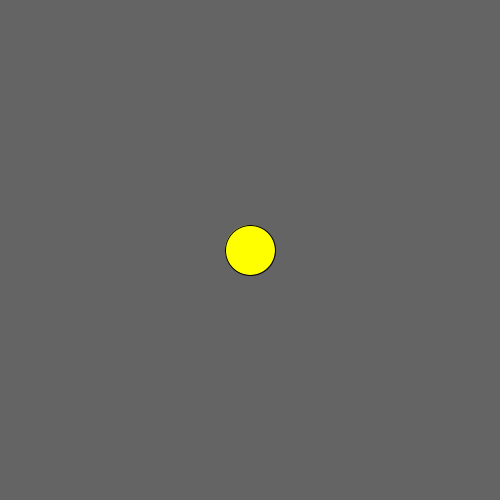
Frame 1 (no input)
Frame 60 (the mouse pressed at the canvas centre just before this capture): identical to frame 1, image omitted
Frame 120 (the mouse held since frame 60 and released just before this capture): identical to frame 1, image omitted

The Processing sketch that drew this single still picture (run headless with seeded random() and noise(); from frame 60 on, the mouse is pressed at the canvas centre):

// Processing sketch: slippery_dot
// ── slippery_dot.pde
// create three integer variables to  
    //    represent the x, y, and the size of the ellipse
    
    
    void setup() {
      //set the size of your sketch
    size(500,500);
    }
    
    void draw() {
     int x = 250;
     int y = 250;
     int x1 = 50;
     int y1  =50;
      background(100,100,100);
   
   
      fill(#ffff00);
      ellipse(x,y,x1,y1);
      //draw an ellipse. Make sure it fits in the window.
      //use the variables created in step 4 in place of the numbers
      //   in your ellipse
      
      
      
      
    
    }
    
    void mousePressed() {
      //6a. create an integer variable called distance
      //6b. use the getDistance method to initialize your varible
      //    use the mouse's x and y and the x and y of your ellipse 
     
      //print the distance variable
    int Distance =  getDistance (249,249,49,49);
    
   
     
     
      //8a. make an if statement to check if the distance variable
      //   is within the size of the ellipse
      
        //8b.  set the x and y of the ellipse to a random location on the window
       
      
    }
    
    int getDistance(int x1, int y1, int x2, int y2) {
      return (int)Math.sqrt(Math.pow((x1-x2),2) + Math.pow((y1-y2),2));
    }
    
    
    
    
    
    
    
    
    
    
    
    
    
    
    
    
    
    
    
    
    
    
    
    
    
    
    
    
    
    
    
    
    
    
    
    
    
    
    
    
    
    
    
    
    
    
    
    
    
    
    
    
    
    
    
    
    
    
    
    
    
    
    
    
    
    
    
    
    
    
    
    
    
    
    
    
    
    
    
    
    
    
    
    
    
    
    
    
    
    
    
    
    
    
    
    
    
    
    
    
    
    
    
    
    
    
    
    
    
    
    
    
    
    
    
    
    
    
    
    
    
    
    
    
    
    
    
    
    
    
    
    
    
    
    
    
    
    
    
    
    
    
    
    
    
    
    
    
    
    
    
    
    
    
    
    
    
    
    
    
    
    
    
    
    
    
    
    
    
    
    
    
    
    
    
    
    
    
    
    
    
    
    
    
    
    
    
    
    
    
    
    
    
    
    
    
    
    
    
    
    
    
    
    
    
    
    
    
    
    
    
    
    
    
    
    
    
    
    
    
    
    
    
    
    
    
    
    
    
    
    
    
    
    
    
    
    
    
    
    
    
    
    
    
    
    
    
    
    
    
    
    
    
    
    
    
    
    
    
    
    
    
    
    
    
    
    
    
    
    
    
    
    
    
    
    
    
    
    
    
    
    
    
    
    
    
    
    
    
    
    
    
    
    
    
    
    
    
    
    
    
    
    
    
    
    
    
    
    
    
    
    
    
    
    
    
    
    
    
    
    
    
    
    
    
    
    
    
    
    
    
    
    
    
    
    
    
    
    
    
    
    
    
    
    
    
    
    
    
    
    
    
    
    
    
    
    
    
    
    
    
    
    
    
    
    
    
    
    
    
    
    
    
    
    
    
    
    
    
    
    
    
    
    
    
    
    
    
    
    
    
    
    
    
    
    
    
    
    
    
    
    
    
    
    
    
    
    
    
    
    
    
    
    
    
    
    
    
    
    
    
    
    
    
    
    
    
    
    
    
    
    
    
    
    
    
    
    
    
    
    
    
    
    
    
    
    
    
    
    
    
    
    
    
    
    
    
    
    
    
    
    
    
    
    
    
    
    
    
    
    
    
    
    
    
    
    
    
    
    
    
    
    
    
    
    
    
    
    
    
    
    
    
    
    
    
    
    
    
    
    
    
    
    
    
    
    
    
    
    
    
    
    
    
    
    
    
    
    
    
    
    
    
    
    
    
    
    
    
    
    
    
    
    
    
    
    
    
    
    
    
    
    
    
    
    
    
    
    
    
    
    
    
    
    
    
    
    
    
    
    
    
    
    
    
    
    
    
    
    
    
    
    
    
    
    
    
    
    
    
    
    
    
    
    
    
    
    
    
    
    
    
    
    
    
    
    
    
    
    
    
    
    
    
    
    
    
    
    
    
    
    
    
    
    
    
    
    
    
    
    
    
    
    
    
    
    
    
    
    
    
    
    
    
    
    
    
    
    
    
    
    
    
    
    
    
    
    
    
    
    
    
    
    
    
    
    
    
    
    
    
    
    
    
    
    
    
    
    
    
    
    
    
    
    
    
    
    
    
    
    
    
    
    
    
    
    
    
    
    
    
    
    
    
    
    
    
    
    
    
    
    
    
    
    
    
    
    
    
    
    
    
    
    
    
    
    
    
    
    
    
    
    
    
    
    
    
    
    
    
    
    
    
    
    
    
    
    
    
    
    
    
    
    
    
    
    
    
    
    
    
    
    
    
    
    
    
    
    
    
    
    
    
    
    
    
    
    
    
    
    
    
    
    
    
    
    
    
    
    
    
    
    
    
    
    
    
    
    
    
    
    
    
    
    
    
    
    
    
    
    
    
    
    
    
    
    
    
    
    
    
    
    
    
    
    
    
    
    
    
    
    
    
    
    
    
    
    
    
    
    
    
    
    
    
    
    
    
    
    
    
    
    
    
    
    
    
    
    
    
    
    
    
    
    
    
    
    
    
    
    
    
    
    
    
    
    
    
    
    
    
    
    
    
    
    
    
    
    
    
    
    
    
    
    
    
    
    
    
    
    
    
    
    
    
    
    
    
    
    
    
    
    
    
    
    
    
    
    
    
    
    
    
    
    
    
    
    
    
    
    
    
    
    
    
    
    
    
    
    
    
    
    
    
    
    
    
    
    
    
    
    
    
    
    
    
    
    
    
    
    
    
    
    
    
    
    
    
    
    
    
    
    
    
    
    
    
    
    
    
    
    
    
    
    
    
    
    
    
    
    
    
    
    
    
    
    
    
    
    
    
    
    
    
    
    
    
    
    
    
    
    
    
    
    
    
    
    
    
    
    
    
    
    
    
    
    
    
    
    
    
    
    
    
    
    
    
    
    
    
    
    
    
    
    
    
    
    
    
    
    
    
    
    
    
    
    
    
    
    
    
    
    
    
    
    
    
    
    
    
    
    
    
    
     
     
     
     
     
     
     
     
     
     
     
     
     
     
     
     
     
     
     
     
     
     
     
     
     
     
     
     
     
     
     
     
     
     
     
     
     
     
     
     
     
     
     
     
     
     
     
     
     
     
     
     
     
     
     
     
     
     
     
     
     
     
     
     
     
     
     
     
     
     
     
     
     
     
     
     
     
     
     
     
     
     
     
     
     
     
     
     
     
     
     
     
     
     
     
     
     
     
     
     
     
     
     
     
     
     
     
     
     
     
     
     
     
     
     
     
     
     
     
     
     
     
     
     
     
     
     
     
     
     
     
     
     
     
     
     
     
     
     
     
     
     
     
     
     
     
     
     
     
     
     
     
     
     
     
     
     
     
     
     
     
     
     
     
     
     
     
     
     
     
     
     
     
     
     
     
     
     
     
     
     
     
     
     
     
     
     
     
     
     
     
     
     
     
     
     
     
     
     
     
     
     
     
     
     
     
     
     
     
     
     
     
     
     
     
     
     
     
     
     
     
     
     
     
     
     
     
     
     
     
     
     
     
     
     
     
     
     
     
     
     
     
     
     
     
     
     
     
     
     
     
     
     
     
     
     
     
     
     
     
     
     
     
     
     
     
     
     
     
     
     
     
     
     
     
     
     
     
     
     
     
     
     
     
     
     
     
     
     
     
     
     
     
     
     
     
     
     
     
     
     
     
     
     
     
     
     
     
     
     
     
     
     
     
     
     
     
     
     
     
     
     
     
     
     
     
     
     
     
     
     
     
     
     
     
     
     
     
     
     
     
     
     
     
     
     
     
     
     
     
     
     
     
     
     
     
     
     
     
     
     
     
     
     
     
     
     
     
     
     
     
     
     
     
     
     
     
     
     
     
     
     
     
     
     
     
     
     
     
     
     
     
     
     
     
     
     
     
     
     
     
     
     
     
     
     
     
     
     
     
     
     
     
     
     
     
     
     
     
     
     
     
     
     
     
     
     
     
     
     
     
     
     
     
     
     
     
     
     
     
     
     
     
     
     
     
     
     
     
     
     
     
     
     
     
     
     
     
     
     
     
     
     
     
     
     
     
     
     
     
     
     
     
     
     
     
     
     
     
     
     
     
     
     
     
     
     
     
     
     
     
     
     
     
     
     
     
     
     
     
     
     
     
     
     
     
     
     
     
     
     
     
     
     
     
     
     
     
     
     
     
     
     
     
     
     
     
     
     
     
     
     
     
     
     
     
     
     
     
     
     
     
     
     
     
     
     
     
     
     
     
     
     
     
     
     
     
     
     
     
     
     
     
     
     
     
     
     
     
     
     
     
     
     
     
     
     
     
     
     
     
     
     
     
     
     
     
     
     
     
     
     
     
     
     
     
     
     
     
     
     
     
     
     
     
     
     
     
     
     
     
     
     
     
     
     
     
     
     
     
     
     
     
     
     
     
     
     
     
     
     
     
     
     
     
     
     
     
     
     
     
     
     
     
     
     
     
     
     
     
     
     
     
     
     
     
     
     
     
     
     
     
     
     
     
     
     
      
      
      
      
      
      
      
      
      
      
      
      
      
      
      
      
      
      
      
      
      
      
      
      
      
      
      
      
      
      
      
      
      
      
      
      
      
      
      
      
      
      
      
      
      
      
      
      
      
      
      
      
      
      
      
      
      
      
      
      
      
      
      
      
      
      
      
      
      
      
      
      
      
      
      
      
      
      
      
      
      
      
      
      
      
      
      
      
      
      
      
      
      
      
      
      
      
      
      
      
      
      
      
      
      
      
      
      
      
      
      
      
      
      
      
      
      
      
      
      
      
      
      
      
      
      
      
      
      
      
      
      
      
      
      
      
      
      
      
      
      
      
      
      
      
      
      
      
      
      
      
      
      
      
      
      
      
      
      
      
      
      
      
      
      
      
      
      
      
      
      
      
      
      
      
      
      
      
      
      
      
      
      
      
      
      
      
      
      
      
      
      
      
      
      
      
      
      
      
      
      
      
      
      
      
      
      
      
      
      
      
      
      
      
      
      
      
      
      
      
      
      
      
      
      
      
      
      
      
      
      
      
      
      
      
      
      
      
      
      
      
      
      
      
      
      
      
      
      
      
      
      
      
      
      
      
      
      
      
      
      
      
      
      
      
      
      
      
      
      
      
      
      
      
      
      
      
      
      
      
      
      
      
      
      
      
      
      
      
      
      
      
      
      
      
      
      
      
      
      
      
      
      
      
      
      
      
      
      
      
      
      
      
      
      
      
      
      
      
      
      
      
      
      
      
      
      
      
      
      
      
      
      
      
      
      
      
      
      
      
      
      
      
      
      
      
      
      
      
      
      
      
      
      
      
      
      
      
      
      
      
      
      
      
      
      
      
      
      
      
      
      
      
      
      
      
      
      
      
      
      
      
      
      
      
      
      
      
      
      
      
      
      
      
      
      
      
      
      
      
      
      
      
      
      
      
      
      
